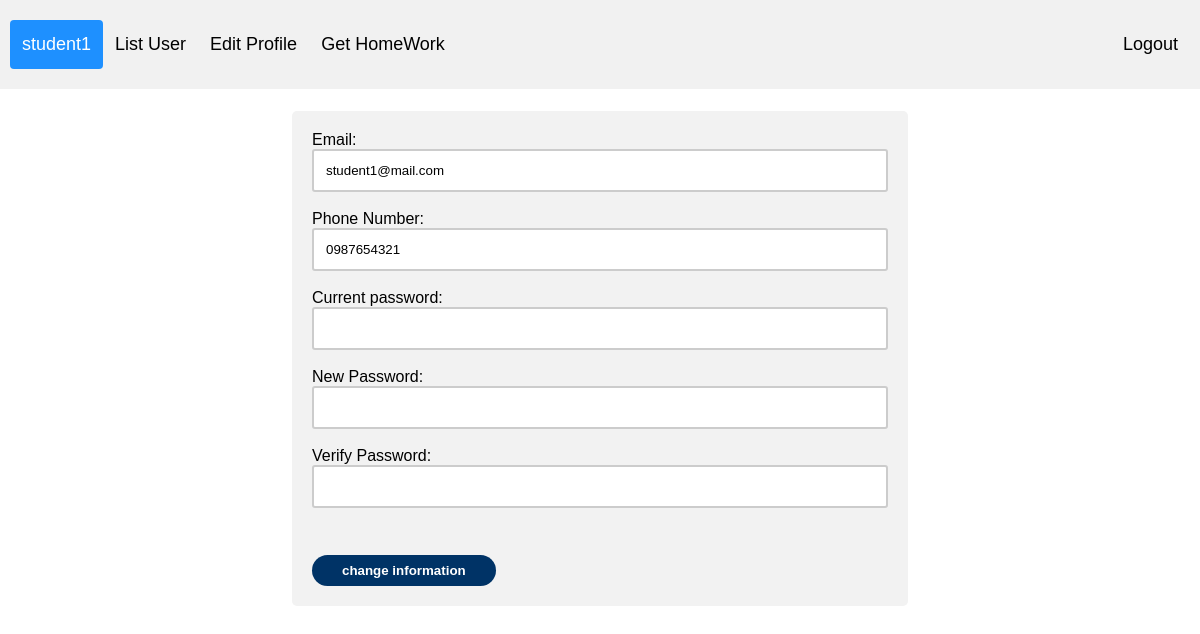
Before: /editProfile.php (signed in) with the older database file.
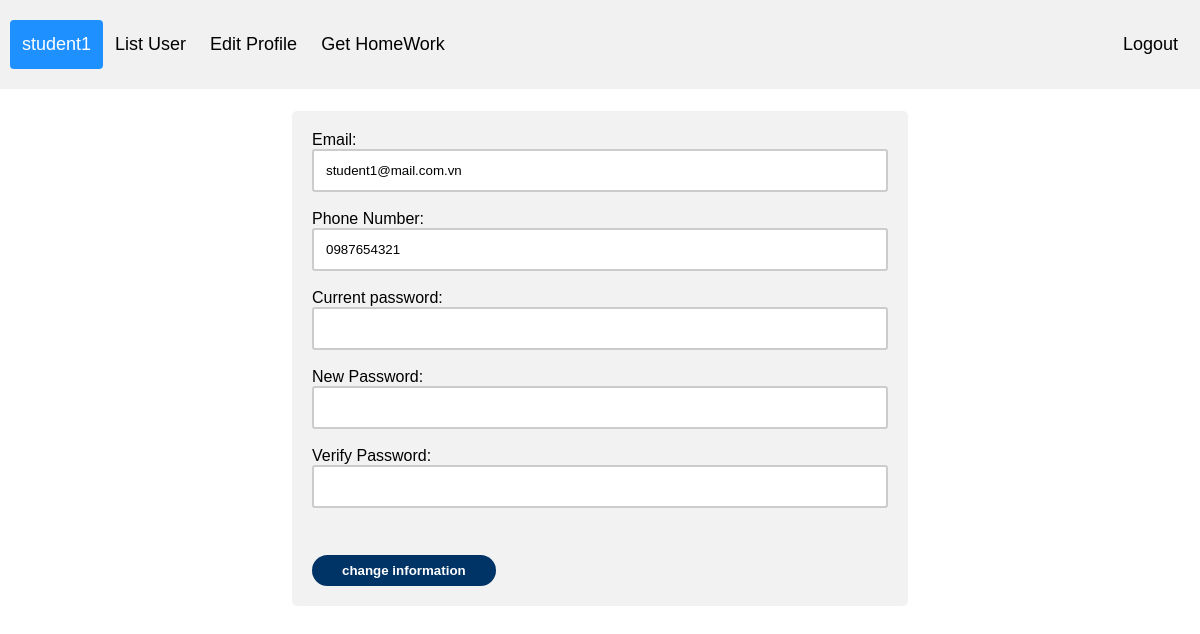
After: the same page with the newer database file.
### tables this page shows
CREATE TABLE `users` (
  `username` text NOT NULL,
  `password` text NOT NULL,
  `role` text NOT NULL,
  `id` int(11) NOT NULL,
  `phone` text DEFAULT NULL,
  `fullname` text DEFAULT NULL,
  `email` text DEFAULT NULL,
  `homework` int(11) DEFAULT NULL
);

### editProfile.php (the view, shortened to what this page needs)
<?php
    require('index.php');
    if (!isset($_SESSION['id']))
    {
        header("Location: login.php");
        exit();
    }
    else
    {
        if($_SESSION['role'] === 'student')
        {
            $id = (int)$_SESSION['id'];
            $stmt = $conn->prepare("SELECT email, phone, password FROM users WHERE id = ?");
            $stmt->bind_param("i", $id);
            $stmt->execute();
            $result = $stmt->get_result();
            $user = $result->fetch_assoc();
        }
        else
        {
            exit();
        }
    ?>
            <html>
            <link rel="stylesheet" href="style.css">
            <body>
            <blockquote>
            <form method="post" action="">
                <div class="container">
                    Email:<br><input type="text" id="email" name="email" value="<?php echo $user['email']; ?>" required/>
                    <br><br>
                    Phone Number:<br><input type="text" id="phone" name="phone" value="<?php echo $user['phone']; ?>" required/>
                    <br><br>
                    Current password:<br><input type="password" id="currentpassword" name="currentpassword" required/>
                    <br><br>
                    New Password:<br><input type="password" id="newpassword" name="newpassword" required/>
                    <br><br>
                    Verify Password:<br><input type="password" id="verifypassword" name="verifypassword" required/>
                    <br><br>
                    <input class="button" type="submit" value="change information"/>
                </div>
            </form>
            <?php
    }
?>

### index.php (shortened to what this page needs)
<!DOCTYPE html>
<html>
<head>
</head>
<body>
<div class="header">
  <a class="active" href="index.php"><?php echo $_SESSION['fullname']?></a>
  <a href="ListUser.php">List User</a>
  <?php
    if($_SESSION['role'] === 'student')
    {
      echo '<a href="editProfile.php">Edit Profile</a>';
    }
  ?>
  <?php
    if($_SESSION['role'] === 'student')
    {
      echo '<a href="uploadHomeWorkSolution.php">Get HomeWork</a>';
    }
  ?>
  <div class="header-right">
    <a href="logout.php">Logout</a>
  </div>
</div>
</body>
</html>

### style.css (style rules this page uses)
body { font-family: Arial; margin: 0 auto; }
.button { background-color: rgb(0,51,102); border: none; border-radius: 20px; text-align: center; transition-duration: 0.5s; padding: 8px 30px; cursor: pointer; color: #fff; margin-top: 5%; font-weight: bold; }
form { margin-top: 2%; }
input[type=text], input[type=password] { width: 100%; padding: 12px; border-radius: 3px; box-sizing: border-box; border: 2px solid #ccc; transition: 0.5s; outline: none; }
.container { width: 55%; border-radius: 5px; background-color: #f2f2f2; padding: 20px; margin: 0 auto; }

### index.php (style rules this page uses)
* { box-sizing: border-box; }
body { margin: 0; font-family: Arial, Helvetica, sans-serif; }
.header { overflow: hidden; background-color: #f1f1f1; padding: 20px 10px; }
.header a { float: left; color: black; text-align: center; padding: 12px; text-decoration: none; font-size: 18px; line-height: 25px; border-radius: 4px; }
.header a.active { background-color: dodgerblue; color: white; }
.header-right { float: right; }

Changed rows visible on the page:
changed users: email "student1@mail.com" → "student1@mail.com.vn"
